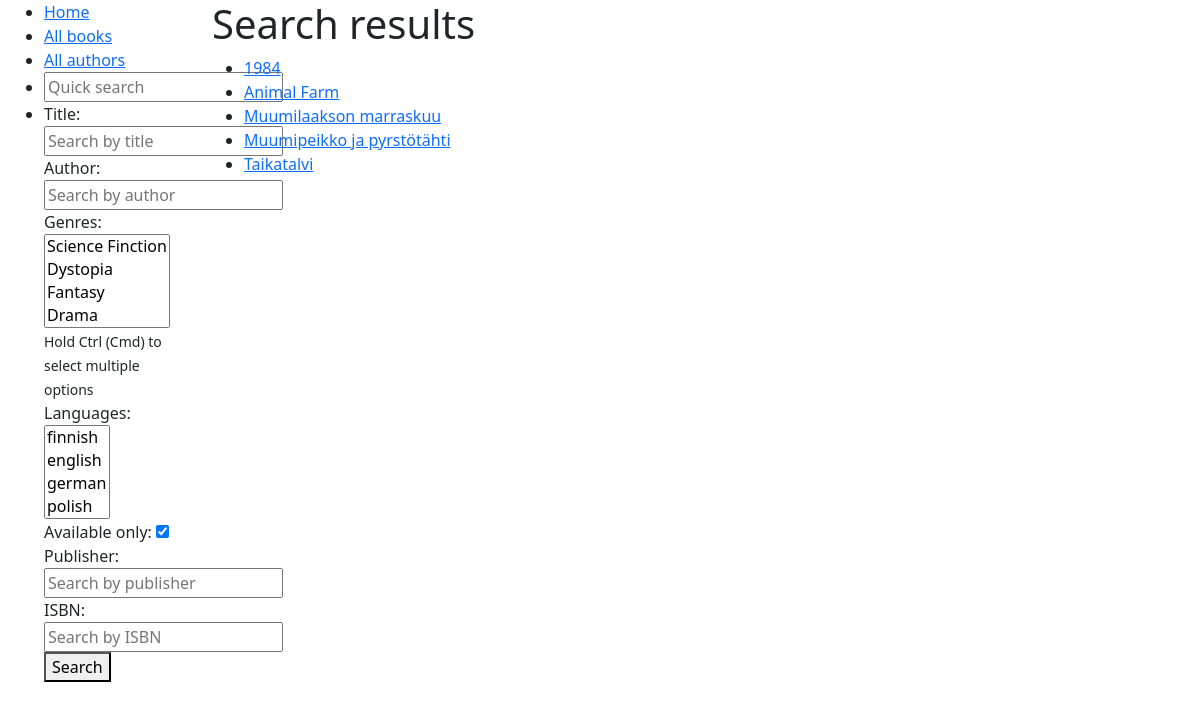
The page /catalog/advanced_search/ on the database as committed earlier.
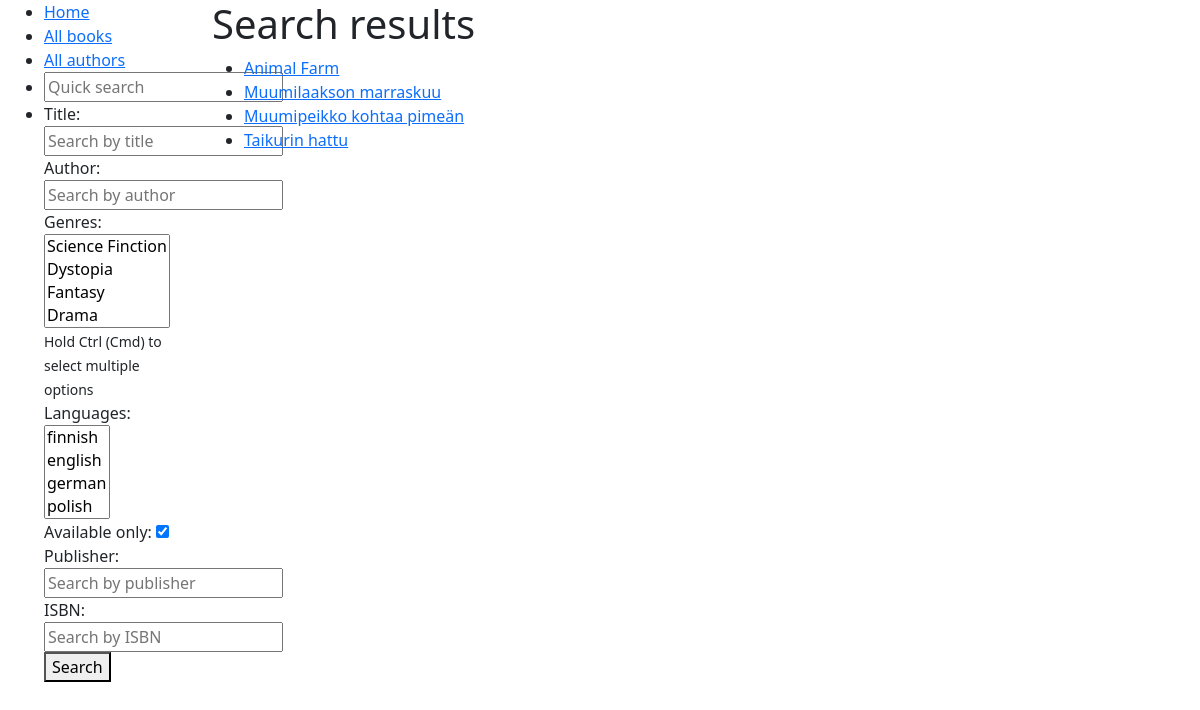
The same page on the database as committed later.
### catalog/models.py (models this page shows, shortened)
class Book(models.Model):
    title = models.CharField(max_length=200)
    author = models.ForeignKey("Author", on_delete=models.RESTRICT, null=True)  # todo: handle > 1 authors
    summary = models.TextField(max_length=1000, help_text="Enter a brief description of the book.")
    isbn = models.CharField("ISBN",
                            max_length=13,
                            unique=True,
                            validators=[
                                RegexValidator(
                                    regex=r"^\d{10}(\d{3})?$",  # Matches ISBN-10 or ISBN-13
                                )
                            ])
    genre = models.ManyToManyField("Genre")  # fix: can select only 1
    language = models.ForeignKey("Language", on_delete=models.SET_NULL, null=True)  # todo: support multiple langs
    def display_genre(self):
        """Display genre in admin"""
        return ", ".join(genre.name for genre in self.genre.all()[:3])
    display_genre.short_description = "Genre"

### catalog/views.py (the view)
# urls.py: path("advanced_search/", views.advanced_search, name="advanced-search")
def advanced_search(request):
    if request.method == "GET":
        genres = Genre.objects.all()
        languages = Language.objects.all()
        title_query = request.GET.get("title", "").strip()
        author_query = request.GET.get("author", "").strip()
        genres_query = request.GET.getlist("genres")  # select multiple genres
        language_query = request.GET.getlist("languages")  # select multiple languages
        status_query = request.GET.get("status") == "on"  # checkbox
        publisher_query = request.GET.get("imprint", "").strip()
        isbn_query = request.GET.get("isbn", "").strip()
        query = Q()
        if title_query:
            query &= Q(title__icontains=title_query)
        if author_query:
            query &= Q(author__last_name__icontains=author_query)
        if genres_query:
            query &= Q(genre__in=genres_query)
        if language_query:
            query &= Q(language__in=language_query)
        if isbn_query:
            query &= Q(isbn=isbn_query)
        if status_query:
            query &= Q(bookinstance__status="a")
        if publisher_query:
            query &= Q(bookinstance__imprint__icontains=publisher_query)
        results = Book.objects.filter(query).distinct().order_by("title")
        context = {
            "results": results,
            "genres": genres,
            "languages": languages,
            "query": {
                "title": title_query,
                "author": author_query,
                "genres": genres_query,
                "languages": language_query,
                "status": status_query,
                "imprint": publisher_query,
                "isbn": isbn_query,
            },
        }
        if results.exists():
            return render(request, "catalog/search.html", context)
        else:
            context["no_results"] = True
            return render(request, "catalog/search.html", context)
    genres = Genre.objects.all()
    languages = Language.objects.all()
    return render(request, "catalog/search.html", {"genres": genres, "languages": languages})

### catalog/templates/catalog/search.html (shortened to what this page needs)
{% extends "catalog/layout.html" %}
{% block content %}
    <h1>Search results</h1>
    {% if no_results %}
        <p>No results :(</p>
    {% else %}
    <ul>
        {% for book in results %}
            <li>
                <a href="{% url 'book-detail' book.id %}">{{ book.title }}</a>
            </li>
            {% endfor %}
        </ul>
    {% endif %}
{% endblock content %}

Rows that differ between the two databases and show on the page:
removed Book: title "1984"
removed Book: title "Muumipeikko ja pyrstötähti"
removed Book: title "Taikatalvi"
added Book: title "Muumipeikko kohtaa pimeän"
added Book: title "Taikurin hattu"
